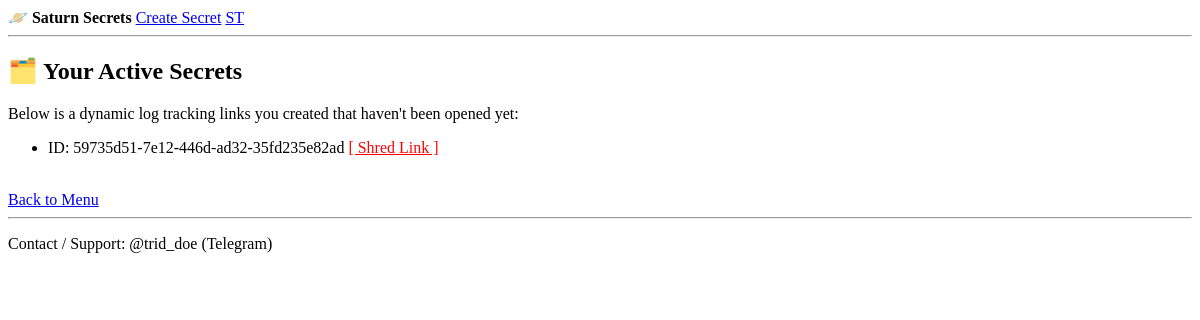
The app's page /dashboard/secrets (signed in), older data.
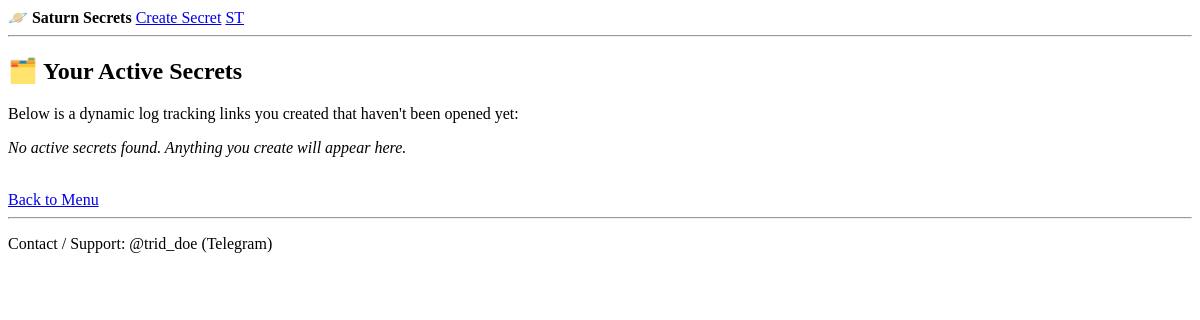
The same page, newer data.
### models.py (models this page shows)
class Secret(Base):
    __tablename__ = 'secrets'
    id = Column(String, primary_key=True, index=True, default=lambda: str(uuid.uuid4()))
    secret_text = Column(LargeBinary, nullable=False)
    owner_username = Column(String, nullable=True, default=None)
    expires_at = Column(DateTime, nullable=True, default=None)
    whitelist = Column(String, nullable=True, default=None)
    blacklist = Column(String, nullable=True, default=None)

### main.py (the view)
@app.get('/dashboard/secrets', response_class=HTMLResponse)
def dashboard_secrets(request: Request, db: Session = Depends(get_db)):
    authorized = is_auth(request)
    if not authorized:
        template = template_env.get_template('auth/login.html')
        return template.render(request=request, error='Unathorized access. Please log in first.')
    token = request.cookies.get('session_token')
    username = verify_access_token(token) if token else None
    active_secrets = db.query(models.Secret).filter(models.User.username == username).all()
    template = template_env.get_template('dashboard/secrets.html')
    return template.render(request=request, authorized=authorized, secrets=active_secrets)

### templates/dashboard/secrets.html
{% extends "base.html" %}
{% block content %}
    <h2>🗂️ Your Active Secrets</h2>
    <p>Below is a dynamic log tracking links you created that haven't been opened yet:</p>
    {% if not secrets %}
        <p><i>No active secrets found. Anything you create will appear here.</i></p>
    {% else %}
        <ul>
            {% for secret in secrets %}
                <li>ID: {{ secret.id }} <a href="/shred/{{ secret.id }}" style="color: red;">[ Shred Link ]</a></li>
            {% endfor %}
        </ul>
    {% endif %}
    <br><a href="/dashboard">Back to Menu</a>
{% endblock %}

### templates/base.html (shortened to what this page needs)
<!DOCTYPE html>
<html lang="en">
<head>
</head>
<body>
    <header>
        <strong>🪐 Saturn Secrets</strong>
        <a href="/">Create Secret</a>
        {% if not authorized %}
            <a href="/login">Login</a>
            <a href="/register">Register</a>
        {% else %}
            <a href="/dashboard">ST</a>
        {% endif %}
        <hr>
    </header>
    <main>
        {% block content %}{% endblock %}
    </main>
    <footer>
        <hr>
        <p>Contact / Support: @trid_doe (Telegram)</p>
    </footer>
</body>
</html>

Row changes from the older to the newer data that the page shows:
removed Secret: id "59735d51-7e12-446d-ad32-35fd235e82ad"
Text that changed along with them:
text now shown: "No active secrets found. Anything you create will appear here."
